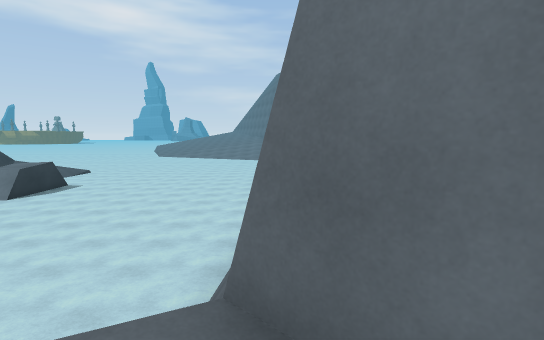
view 1 (above)

23 first-person views from a walk through a scene from a Unity 3-D project. The camera is 1.5 m above the floor, tilts 6° down and sees 80° across. The floor is counted in squares, 1.73 m on a side. Each view is taken from the middle of a square. On the plan, view 1 faces up. The plan holds only what a view shows up to about 11 squares ahead; the rest is blank. The place goes on beyond the plan. The player is left out. Some animated figures are not drawn.

view 2
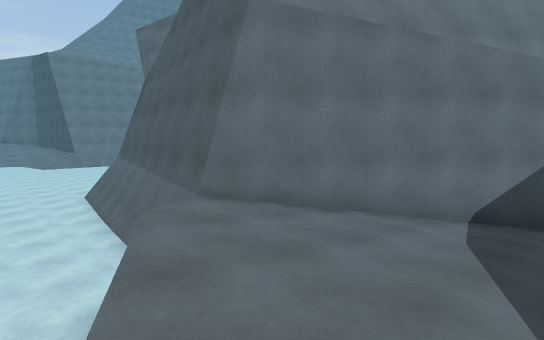

view 3
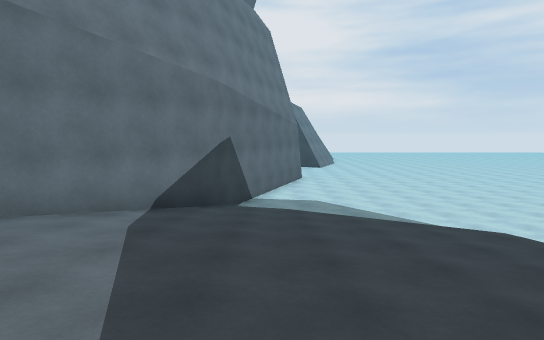

view 4
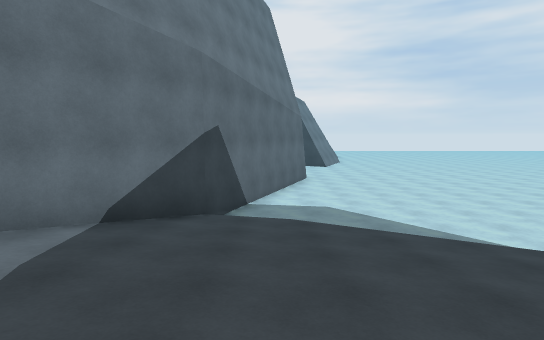

view 5
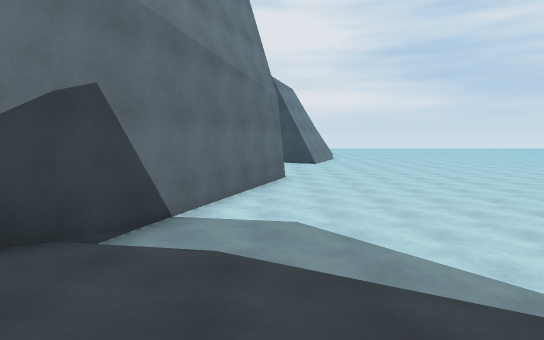

view 6
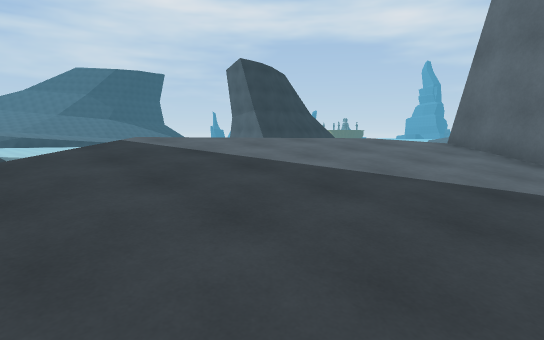

view 7
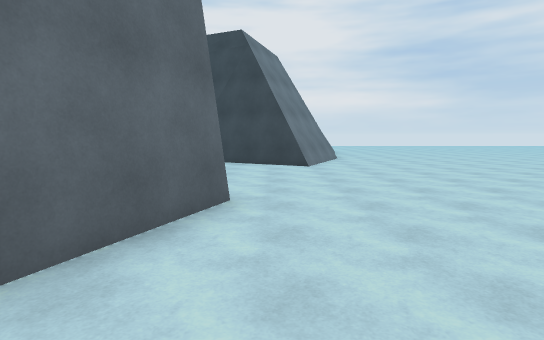

view 8
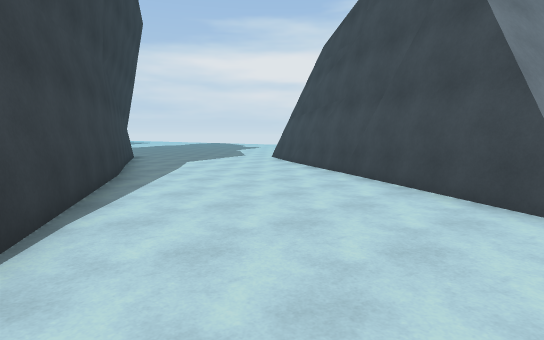

view 9
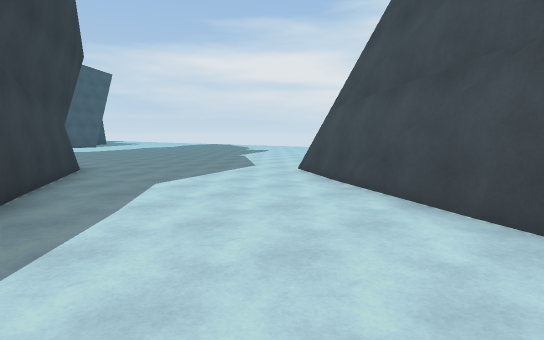

view 10
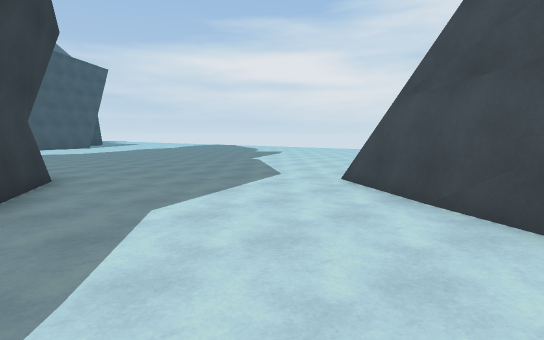

view 11
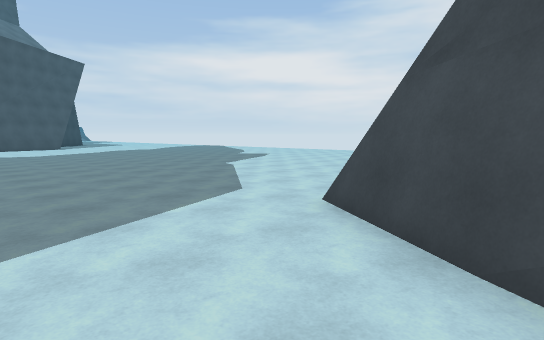

view 12
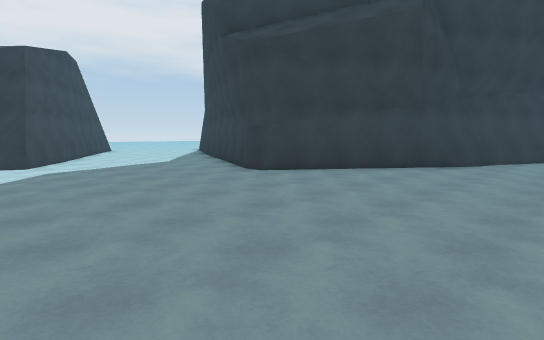

view 13
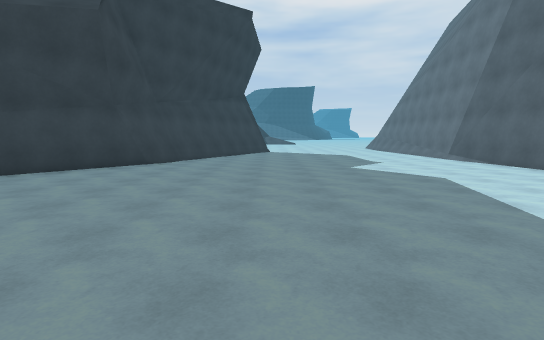

view 14
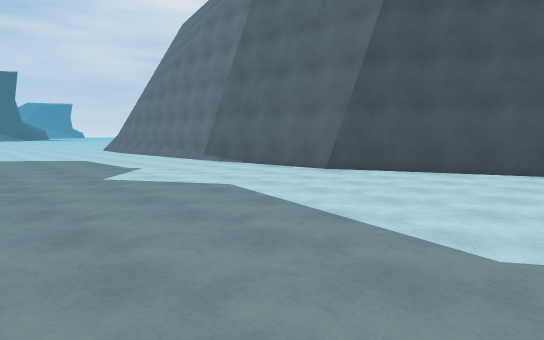

view 15
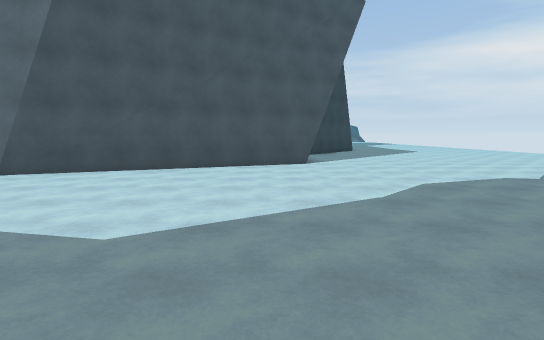

view 16
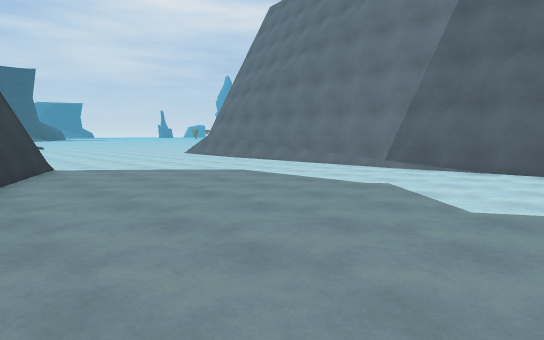

view 17
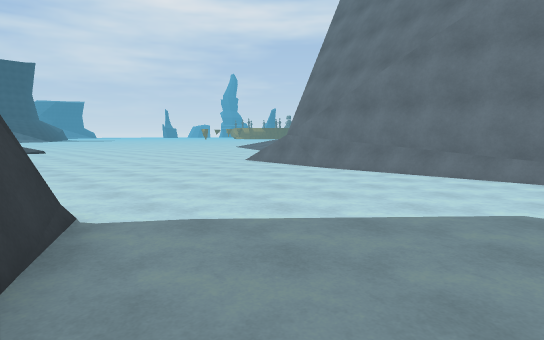

view 18
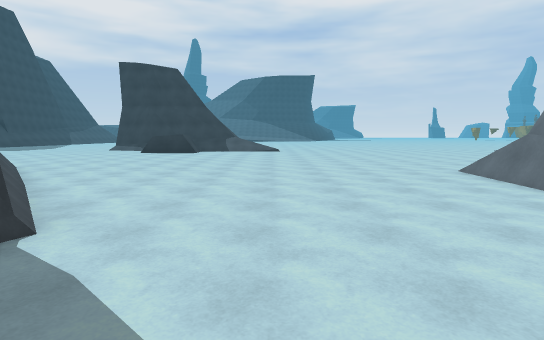

view 19
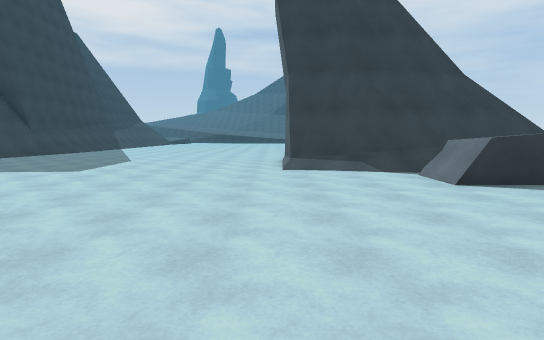

view 20
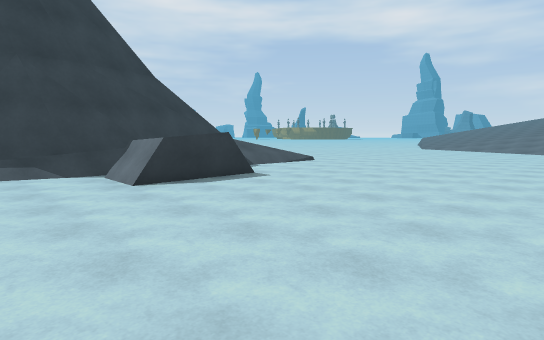

view 21
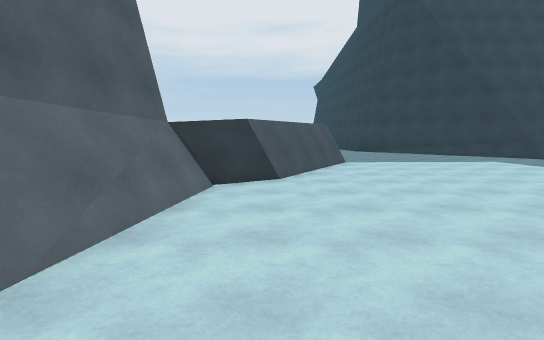

view 22
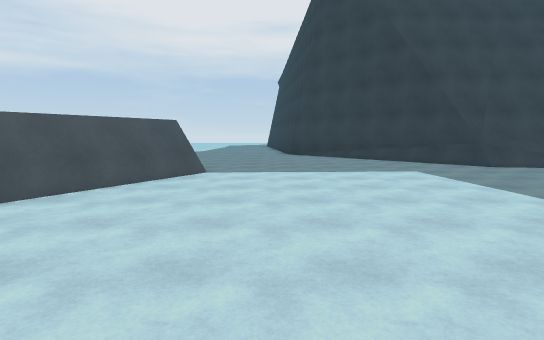

view 23
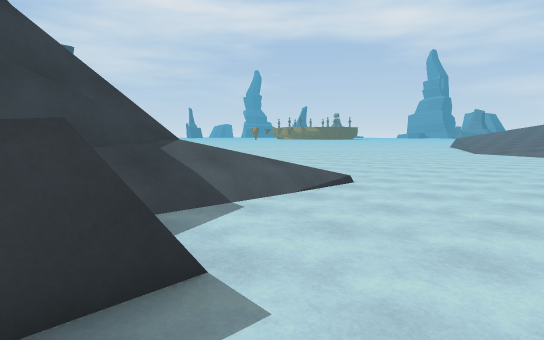

### Floor plan
Key: @ floor where view 1 was taken; # wall or solid block; . floor; / step, stairs or slope; = window, fence, low wall or low ledge; ^ raised ledge.
Columns run from 13 left of view 1 to 25 right of it. Each row starts with its distance up from view 1.
 25                                      #.
 24      ..                            ###.
 23     ...                         ####...
 22    ....    ..                 ###......
 21   .....   ....//###############........
 20  ......  ........=.....................
 19  ...... ...............................
 18  ......................................
 17    ....................................
 16    //..................................
 15    /..................................
 14   //..................................
 13  ##/..............####................
 12  ##/ #...........##    #..............
 11   #/^#..........##     ####...........
 10   #/^#.........##        ###..........
  9   #=.=.......=##           ###.........
  8   #..........##              ##........
  7 ###..........##               ##.......
  6 .............#                ##.......
  5 .............#                ##.......
  4 .............#                #........
  3 ............=#               ##.......
  2 ............=#               #.....##
  1 ...........=####            ##.....##
  0 ...........#/@/##           #.....##
 -1 ..........##////##         ##.....#
 -2 .........=#//////###       #.....##
 -3 .........#/////////###    ##.....#
 -4 .........#/////////..######.....##
 -5 ^#........ ////////.....##.....##
 -6 ##........ ///////.............##
 -7  ##.......   /////............=##

Where each view was taken, in squares from view 1:
view 1: 0 up, 0 right, facing up
view 2: 3 down, 3 left, facing up-right
view 3: 4 down, 3 left, facing right
view 4: 4 down, 1 left, facing right
view 5: 5 down, 2 right, facing right
view 6: 6 down, 2 right, facing up-left
view 7: 6 down, 8 right, facing right
view 8: 7 down, 13 right, facing up-right
view 9: 3 down, 16 right, facing up-right
view 10: 1 down, 17 right, facing up-right
view 11: 0 up, 19 right, facing up-right
view 12: 13 up, 24 right, facing down-left
view 13: 14 up, 24 right, facing left
view 14: 14 up, 22 right, facing up-left
view 15: 14 up, 23 right, facing up
view 16: 12 up, 16 right, facing up-left
view 17: 13 up, 10 right, facing up-left
view 18: 16 up, 9 right, facing left
view 19: 6 up, 2 left, facing left
view 20: 7 up, 2 left, facing up-left
view 21: 7 up, 2 left, facing down
view 22: 4 up, 6 left, facing down
view 23: 11 up, 6 left, facing up-left
